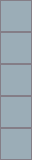

A level layout from a 2D game, rendered from its tile map. Below: a short description, then the map file with its tile-grid data intact:
An orthogonal 1x5 tile map with 32x32 px tiles, 1 tile layer (Tile Layer 1).

<map version="1.4" tiledversion="1.4.3" orientation="orthogonal" renderorder="right-down" width="1" height="5" tilewidth="32" tileheight="32" infinite="0" nextlayerid="2" nextobjectid="1">
 <tileset firstgid="1" source="../../tilesets/Gather Floors 1.x.tsx" />
 <layer id="1" name="Tile Layer 1" width="1" height="5">
  <data encoding="csv">
402,
402,
402,
402,
402
</data>
 </layer>
</map>
